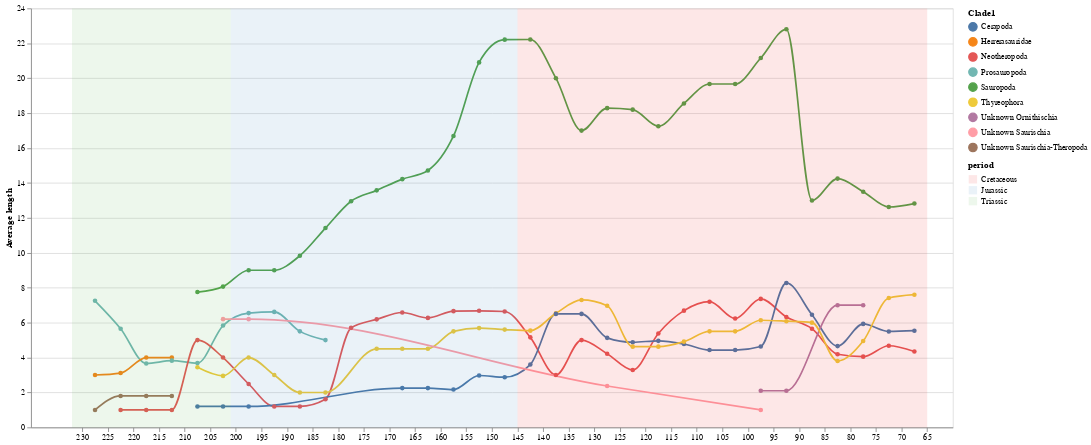

Notebook code for this chart:
### Code cell
# How size of different dinosour groups changed over time? Steady growth of Sauropods is seen with peak near beginning and middle of Cretaceous period
chart_lt = alt.Chart(dinos_expanded).mark_line(interpolate="monotone", point=True).encode(
    x=alt.X('time:Q',bin=alt.Bin(step=5), title='Time, millions years ago'),
    color=alt.Color('Clade1:N'),
    y=alt.Y(
        'mean(length):Q',
        title='Average length',
    ),
)
# chart_lt_total = alt.Chart(dinos_expanded).mark_line(interpolate="monotone", point=True).encode(
#     x=alt.X('time:Q',bin=alt.Bin(step=5), title='Time, millions years ago'),
#     y=alt.Y(
#         'mean(length):Q',
#         title='Average length',
#     ),
# )

(chart_lt+period_rects).resolve_scale(
    color='independent'
).configure_scale(
    xReverse=True
).properties(width = 1100, height=500)

### Figure 1 — Vega-Lite specification as saved in the notebook (floating-point values rounded to 4 significant figures; data arrays with more than 128 entries replaced by an {"elided": "..."} marker saying what was removed)
{"config": {"view": {"continuousWidth": 400, "continuousHeight": 300}, "scale": {"xReverse": true}}, "layer": [{"data": {"name": "data-944425ce2b47e96bddc38cea17720a6a"}, "mark": {"type": "line", "interpolate": "monotone", "point": true}, "encoding": {"color": {"type": "nominal", "field": "Clade1"}, "x": {"type": "quantitative", "bin": {"step": 5}, "field": "time", "title": "Time, millions years ago"}, "y": {"type": "quantitative", "aggregate": "mean", "field": "length", "title": "Average length"}}}, {"data": {"name": "data-a52a15ed96b4d99155e56df0d7890825"}, "mark": {"type": "rect", "opacity": 0.1}, "encoding": {"color": {"type": "nominal", "field": "period", "scale": {"scheme": "set1"}}, "x": {"type": "quantitative", "field": "end", "title": null}, "x2": {"field": "start"}}}], "height": 500, "resolve": {"scale": {"color": "independent"}}, "width": 1100, "$schema": "https://vega.github.io/schema/vega-lite/v4.8.1.json", "datasets": {"data-944425ce2b47e96bddc38cea17720a6a": {"elided": "2785 records"}, "data-a52a15ed96b4d99155e56df0d7890825": [{"period": "Triassic", "start": 232, "end": 201}, {"period": "Jurassic", "start": 201, "end": 145}, {"period": "Cretaceous", "start": 145, "end": 65}]}}
